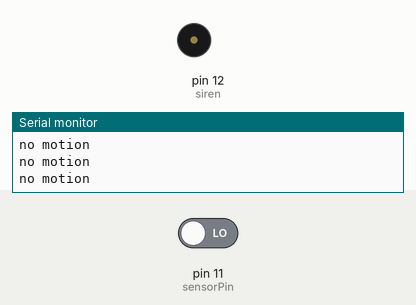
Bench run of a sketch on a simulated Arduino Uno, built with avr-gcc and run on an emulated ATmega328P. Shown: buzzer (waves = sounding, pin HIGH), the last lines printed to the serial monitor. The test bench sets the inputs (shaded band); at power-on: pin 11 (sensorPin) LOW.

Above: at 4.8 s.
4.9 s: pin 11 (sensorPin) driven HIGH
At 6.7 s:
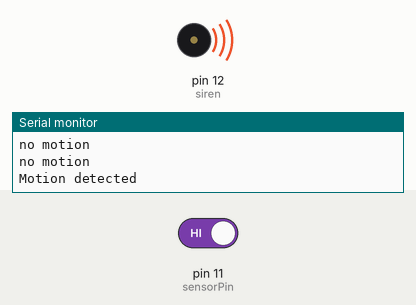
7.6 s: pin 11 (sensorPin) driven LOW
At 9.4 s:
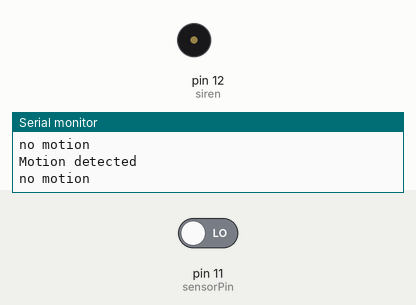
Timing chart, 0 to 10.9 s (numbered marks = the images above; inputs shaded):
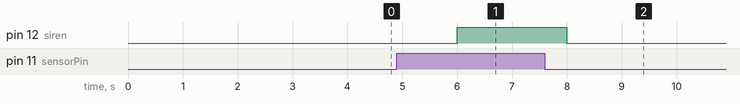

The sketch:

pir.ino
```cpp
int siren = 12;
int sensorPin = 11;
int pir;

void setup() {
  pinMode(siren, OUTPUT);
  pinMode(sensorPin, INPUT);
  Serial.begin(9600);

}

void loop() {
 pir = digitalRead(sensorPin);
 if(pir == 1)
 {
  digitalWrite(siren, HIGH);
  Serial.println("Motion detected");
  delay(2000);
 }
 else
 {
  digitalWrite(siren, LOW);
  Serial.println("no motion");
  delay(2000);
 }

}
```

Measured:
- after the input at 4.9 s, pin 12 (siren): LOW → HIGH after 1.1 s
- after the input at 7.6 s, pin 12 (siren): HIGH → LOW after 0.40 s
